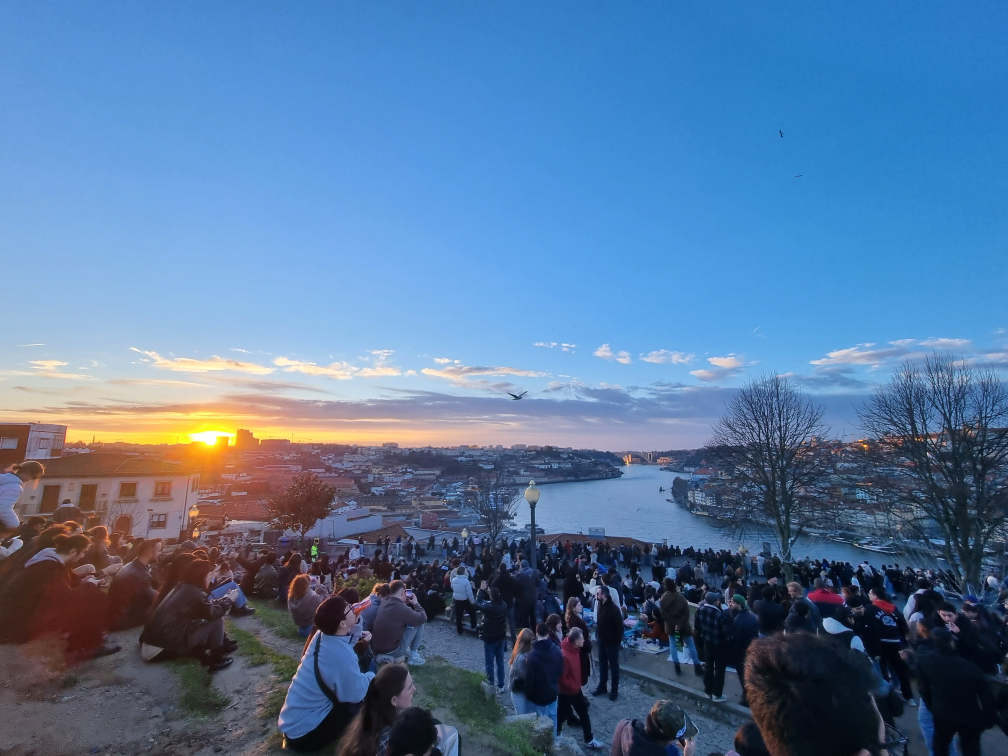
#> input picture data/20260118_172242.jpg, 4032 x 3024 px (shown at 1/4 size); its folder holds only this picture in this run
$ python color_quantization_gng.py
#> lines starting #> are read from the running program, lines starting #| are printed output that depends on the picture
### gng/gng.py
"""Classical Growing Neural Gas (Fritzke, 1995)."""

from __future__ import annotations

import numpy as np

__all__ = ["GrowingNeuralGas"]


class GrowingNeuralGas:
    """Online Growing Neural Gas with a fixed unit cap.

    Units begin as two samples joined by an edge. Each new sample moves the
    nearest unit and its neighbors, refreshes the edge to the second-nearest
    unit, and drops edges older than ``max_edge_age``. Every ``lambda_steps``
    samples, a unit is inserted between the highest-error unit and its
    highest-error neighbor until ``max_neurons`` is reached.
    """

    def __init__(
        self,
        input_dim: int,
        max_neurons: int,
        lr_winner: float = 0.05,
        lr_neighbor: float = 0.0006,
        max_edge_age: int = 50,
        lambda_steps: int = 100,
        alpha: float = 0.5,
        beta: float = 0.995,
        seed: int | None = None,
    ) -> None:
        if input_dim < 1:
            raise ValueError("input_dim must be >= 1.")
        if max_neurons < 2:
            raise ValueError("max_neurons must be >= 2.")
        if lr_winner <= 0 or lr_neighbor < 0:
            raise ValueError("lr_winner must be > 0 and lr_neighbor must be >= 0.")
        if max_edge_age < 1:
            raise ValueError("max_edge_age must be >= 1.")
        if lambda_steps < 1:
            raise ValueError("lambda_steps must be >= 1.")
        if not 0 < alpha <= 1:
            raise ValueError("alpha must be in (0, 1].")
        if not 0 <= beta < 1:
            raise ValueError("beta must be in [0, 1).")

        self.input_dim = int(input_dim)
        self.max_neurons = int(max_neurons)
        self.lr_winner = float(lr_winner)
        self.lr_neighbor = float(lr_neighbor)
        self.max_edge_age = int(max_edge_age)
        self.lambda_steps = int(lambda_steps)
        self.alpha = float(alpha)
        self.beta = float(beta)

        self._rng = np.random.default_rng(seed)
        self._weights = np.zeros((self.max_neurons, self.input_dim), dtype=np.float64)
        self._errors = np.zeros(self.max_neurons, dtype=np.float64)
        self._ages = np.full(
            (self.max_neurons, self.max_neurons),
            -1,
            dtype=np.int32,
        )
        self._diff = np.empty((self.max_neurons, self.input_dim), dtype=np.float64)
        self._squared = np.empty((self.max_neurons, self.input_dim), dtype=np.float64)
        self._dist2 = np.empty(self.max_neurons, dtype=np.float64)
        self._n = 0
        self._steps = 0
        self._initialized = False

    # [10 lines left out: functions n_nodes, weights, not called in this run]

    def fit(
        self,
        data: np.ndarray,
        epochs: int = 1,
        shuffle: bool = True,
    ) -> None:
        """Present every row of ``data`` once per epoch.

        The first call places the initial two units. Later calls keep training
        the same graph.
        """
        samples = _as_2d(data)
        if isinstance(epochs, bool) or not isinstance(epochs, int) or epochs < 1:
            raise ValueError("epochs must be an integer >= 1.")
        if samples.shape[1] != self.input_dim:
            raise ValueError(
                f"data has dimension {samples.shape[1]}, expected {self.input_dim}."
            )
        if not self._initialized:
            if samples.shape[0] < 2:
                raise ValueError("fit requires at least 2 samples.")
            self._initialize(samples)

        for _ in range(epochs):
            order = (
                self._rng.permutation(samples.shape[0])
                if shuffle
                else np.arange(samples.shape[0])
            )
            for index in order:
                self._adapt(samples[index])

    # [15 lines left out: functions predict, quantization_error, not called in this run]

    def _initialize(self, samples: np.ndarray) -> None:
        first, second = self._rng.choice(samples.shape[0], size=2, replace=False)
        self._weights[:] = 0.0
        self._errors[:] = 0.0
        self._ages[:] = -1
        self._weights[0] = samples[first]
        self._weights[1] = samples[second]
        self._ages[0, 1] = 0
        self._ages[1, 0] = 0
        self._n = 2
        self._steps = 0
        self._initialized = True

    def _adapt(self, sample: np.ndarray) -> None:
        n = self._n
        weights = self._weights
        ages = self._ages
        diff = self._diff[:n]
        np.subtract(weights[:n], sample, out=diff)
        squared = self._squared[:n]
        np.multiply(diff, diff, out=squared)
        dist2 = self._dist2[:n]
        np.sum(squared, axis=1, out=dist2)

        if n == 2:
            s1, s2 = (0, 1) if dist2[0] <= dist2[1] else (1, 0)
        else:
            part = np.argpartition(dist2, 1)
            s1 = int(part[0])
            s2 = int(part[1])
            if dist2[s2] < dist2[s1]:
                s1, s2 = s2, s1

        neighbors = np.flatnonzero(ages[s1, :n] >= 0)
        if neighbors.size:
            ages[s1, neighbors] += 1
            ages[neighbors, s1] = ages[s1, neighbors]
            weights[neighbors] -= self.lr_neighbor * diff[neighbors]

        self._errors[s1] += dist2[s1]
        weights[s1] -= self.lr_winner * diff[s1]

        ages[s1, s2] = 0
        ages[s2, s1] = 0

        connected = np.flatnonzero(ages[s1, :n] >= 0)
        old = connected[ages[s1, connected] > self.max_edge_age]
        if old.size:
            ages[s1, old] = -1
            ages[old, s1] = -1
            self._remove_isolated(old)

        self._steps += 1
        if self._steps % self.lambda_steps == 0 and self._n < self.max_neurons:
            self._insert()
        self._errors[: self._n] *= self.beta

    def _insert(self) -> None:
        n = self._n
        errors = self._errors
        q = int(np.argmax(errors[:n]))
        neighbors = np.flatnonzero(self._ages[q, :n] >= 0)
        if neighbors.size == 0:
            return

        f = int(neighbors[np.argmax(errors[neighbors])])
        r = n
        self._ages[r, :] = -1
        self._ages[:, r] = -1
        self._weights[r] = 0.5 * (self._weights[q] + self._weights[f])
        self._ages[q, f] = -1
        self._ages[f, q] = -1
        self._ages[q, r] = 0
        self._ages[r, q] = 0
        self._ages[f, r] = 0
        self._ages[r, f] = 0
        errors[q] *= self.alpha
        errors[f] *= self.alpha
        errors[r] = errors[q]
        self._n = n + 1

    def _remove_isolated(self, candidates: np.ndarray) -> None:
        n = self._n
        isolated: list[int] = []
        seen: set[int] = set()
        for raw in candidates:
            index = int(raw)
            if index in seen or index >= n:
                continue
            seen.add(index)
            if not np.any(self._ages[index, :n] >= 0):
                isolated.append(index)

        extra = n - 2
        if extra <= 0:
            return
        for index in sorted(isolated, reverse=True)[:extra]:
            self._delete(index)

    # [17 lines left out: function _delete, not called in this run]

    def _require_fit(self) -> None:
        if not self._initialized:
            raise RuntimeError("Model is not initialized. Call fit() first.")

    # [5 lines left out: function _check_dim, not called in this run]


def _as_2d(data: np.ndarray) -> np.ndarray:
    if hasattr(data, "detach"):
        data = data.detach().cpu().numpy()
    samples = np.asarray(data, dtype=np.float64)
    if samples.ndim != 2:
        raise ValueError("data must have shape [N, D].")
    return np.ascontiguousarray(samples)


# [20 lines left out: function _nearest, not called in this run]

### gng/color_quantization_gng.py
# %%
import csv
import sys
from pathlib import Path

import matplotlib.pyplot as plt
import numpy as np
from IPython.display import display
from PIL import Image

cwd = Path.cwd().resolve()
if (cwd / "data").is_dir():
    ROOT = cwd
elif (cwd.parent / "data").is_dir():
    ROOT = cwd.parent
else:
    raise FileNotFoundError(f"Could not find data/ from {cwd}")

if str(ROOT) not in sys.path:
    sys.path.insert(0, str(ROOT))

from gng import GrowingNeuralGas

DATA_DIR = ROOT / "data"
RESULTS_DIR = ROOT / "gng" / "results_gng"
RESULTS_DIR.mkdir(parents=True, exist_ok=True)

IMAGE_SIZE = (450, 450)
MAX_NEURONS = [16, 64, 256]
EPOCHS = 5
LR_WINNER = 0.05
LR_NEIGHBOR = 0.0006
MAX_EDGE_AGE = 50
LAMBDA_STEPS = 2000
ALPHA = 0.5
BETA = 0.99975
RANDOM_SEED = 42

METRIC_FIELDS = [
    "image",
    "neurons",
    "quantization_error",
    "mse",
    "psnr",
    "original_colors",
    "used_colors",
]

image_paths = sorted(
    path
    for path in DATA_DIR.iterdir()
    if path.suffix.lower() in {".jpg", ".jpeg", ".png"}
)

print(f"{len(image_paths)} images from {DATA_DIR}")
for path in image_paths:
    print(path.name)
print(f"resize: {IMAGE_SIZE[0]}x{IMAGE_SIZE[1]}")
print(f"neurons: {', '.join(str(count) for count in MAX_NEURONS)}")
print(f"epochs: {EPOCHS}")
print(f"metrics: {RESULTS_DIR / 'metrics.csv'}")


# %%
def load_image(path):
    image = Image.open(path).convert("RGB")
#> image is the input picture: PIL image 4032x3024 RGB; mean R, G, B 85.6, 118.5, 156.9
    image = image.resize(IMAGE_SIZE, Image.Resampling.LANCZOS)
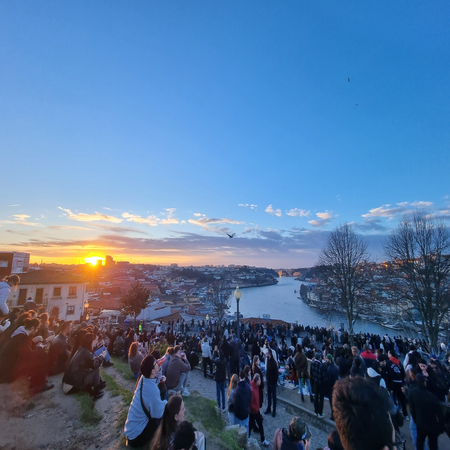
#> image: PIL image 450x450 RGB; mean R, G, B 85.6, 118.5, 156.9
    pixels = np.asarray(image)
    samples = pixels.reshape(-1, 3).astype(np.float32) / 255.0
    return image, pixels, samples


def train_gng(samples, max_neurons):
    gng = GrowingNeuralGas(
        input_dim=3,
        max_neurons=max_neurons,
        lr_winner=LR_WINNER,
        lr_neighbor=LR_NEIGHBOR,
        max_edge_age=MAX_EDGE_AGE,
        lambda_steps=LAMBDA_STEPS,
        alpha=ALPHA,
        beta=BETA,
        seed=RANDOM_SEED,
    )
    gng.fit(samples, epochs=EPOCHS, shuffle=True)
    return gng


# [84 lines left out: functions measure, save_metrics, load_metrics, show_image_results, not called in this run]


# %% [markdown]
# # Train Growing Neural Gas

# %%
metrics = []

for image_path in image_paths:
    image, pixels, samples = load_image(image_path)
    print(f"\n=== {image_path.name} {image.size} samples={samples.shape} ===")
#| === 20260118_172242.jpg (450, 450) samples=(202500, 3) ===
    image_runs = []

    for max_neurons in MAX_NEURONS:
        print(f"\ntraining {max_neurons} neurons")
#> (the run stopped early here; a loop or call above may not have finished)
